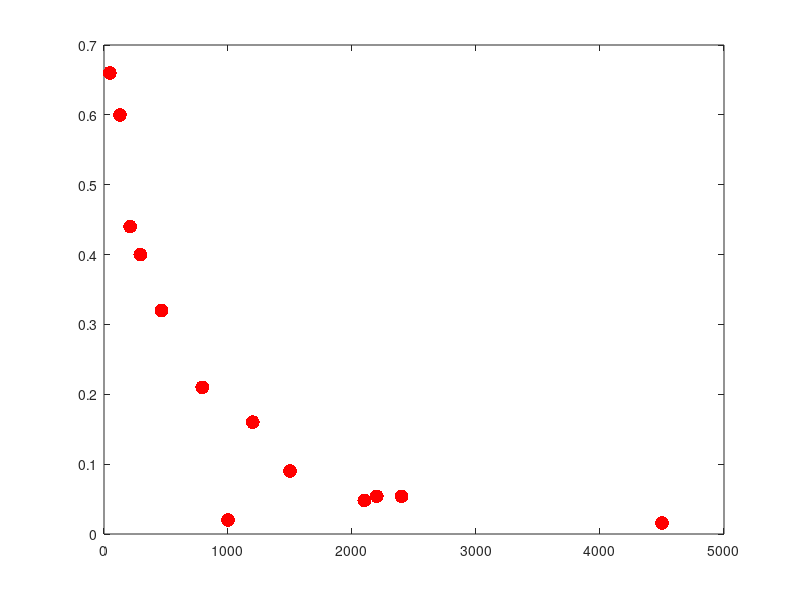

Here is the MATLAB script that generated this plot: (Note: this script raises an error after producing the figure.)
% -*- coding: utf-8 -*-
% @Author  : LingWeiWei&XiaoWenBo
% @Function:scatterModel drawing
%Input:experimental data
%Output:Performance diagrams of different structural models
X=[46.2,128.3,210.3,292.4,464.1,792.1,1200,1500,2400,2100,2200,4500,1000];
X1=[2100,2200,4500,1000];
Y=[0.66,0.6,0.44,0.4,0.32,0.21,0.16,0.09,0.054,0.048,0.054,0.016,0.02];
Y1=[0.048,0.054,0.016,0.02];
figure
plot(X,Y,'r.','MarkerSize',30)
hold on
plot(X1,Y1,'G.','MarkerSize',30)
set(gca,'YDir','reverse');
xlabel('Total Learnables(K)')
ylabel('RMSE')
axis([0 4800,0,0.7])
legend('1D-CNN','1D-ResNet')
% Z=['C-6','C-8','C-10','C-13','C-16','C-18','C-24','C-26','C-26*','R-15','R-22','R-31','R-72'];
text(X(1)+100,Y(1),'C-6')
text(X(2)+100,Y(2),'C-8')
text(X(3)+100,Y(3),'C-10')
text(X(4)+100,Y(4),'C-13')
text(X(5)+100,Y(5),'C-16')
text(X(6)+100,Y(6),'C-18')
text(X(7)+100,Y(7),'C-24')
text(X(8)+100,Y(8),'C-26')
text(X(9)+100,Y(9),'C-26*')
text(X(10)-400,Y(10),'R-4')
text(X(11)-100,Y(11)+0.04,'R-6')
text(X(12)-400,Y(12),'R-8')
text(X(13)-400,Y(13),'R-18')
